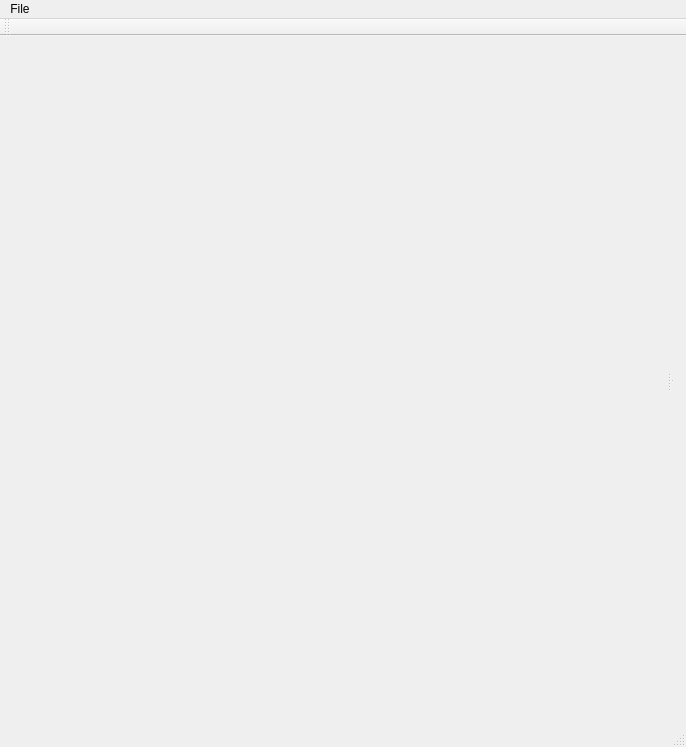
<?xml version="1.0" encoding="UTF-8"?>
<ui version="4.0">
 <class>MainWindow</class>
 <widget class="QMainWindow" name="MainWindow">
  <property name="geometry">
   <rect>
    <x>0</x>
    <y>0</y>
    <width>686</width>
    <height>747</height>
   </rect>
  </property>
  <property name="windowTitle">
   <string>MainWindow</string>
  </property>
  <widget class="QWidget" name="centralWidget">
   <layout class="QGridLayout" name="gridLayout">
    <item row="0" column="0">
     <widget class="QSplitter" name="splitter_2">
      <property name="orientation">
       <enum>Qt::Horizontal</enum>
      </property>
      <widget class="Literal" name="L" native="true"/>
      <widget class="QSplitter" name="splitter">
       <property name="orientation">
        <enum>Qt::Vertical</enum>
       </property>
       <widget class="Draw" name="D" native="true"/>
       <widget class="SvgView" name="S" native="true"/>
      </widget>
     </widget>
    </item>
   </layout>
  </widget>
  <widget class="QMenuBar" name="menuBar">
   <property name="geometry">
    <rect>
     <x>0</x>
     <y>0</y>
     <width>686</width>
     <height>22</height>
    </rect>
   </property>
   <widget class="QMenu" name="menuFile">
    <property name="title">
     <string>File</string>
    </property>
    <addaction name="actionSave_Text"/>
    <addaction name="actionSave_SVG"/>
   </widget>
   <addaction name="menuFile"/>
  </widget>
  <widget class="QToolBar" name="mainToolBar">
   <attribute name="toolBarArea">
    <enum>TopToolBarArea</enum>
   </attribute>
   <attribute name="toolBarBreak">
    <bool>false</bool>
   </attribute>
  </widget>
  <widget class="QStatusBar" name="statusBar"/>
  <action name="actionSave_Text">
   <property name="text">
    <string>Save Text...</string>
   </property>
  </action>
  <action name="actionSave_SVG">
   <property name="text">
    <string>Save SVG...</string>
   </property>
  </action>
 </widget>
 <layoutdefault spacing="6" margin="11"/>
 <customwidgets>
  <customwidget>
   <class>Literal</class>
   <extends>QWidget</extends>
   <header>literal.h</header>
   <container>1</container>
  </customwidget>
  <customwidget>
   <class>Draw</class>
   <extends>QWidget</extends>
   <header>draw.h</header>
   <container>1</container>
  </customwidget>
  <customwidget>
   <class>SvgView</class>
   <extends>QWidget</extends>
   <header>svgview.h</header>
   <container>1</container>
  </customwidget>
 </customwidgets>
 <resources/>
 <connections/>
</ui>
